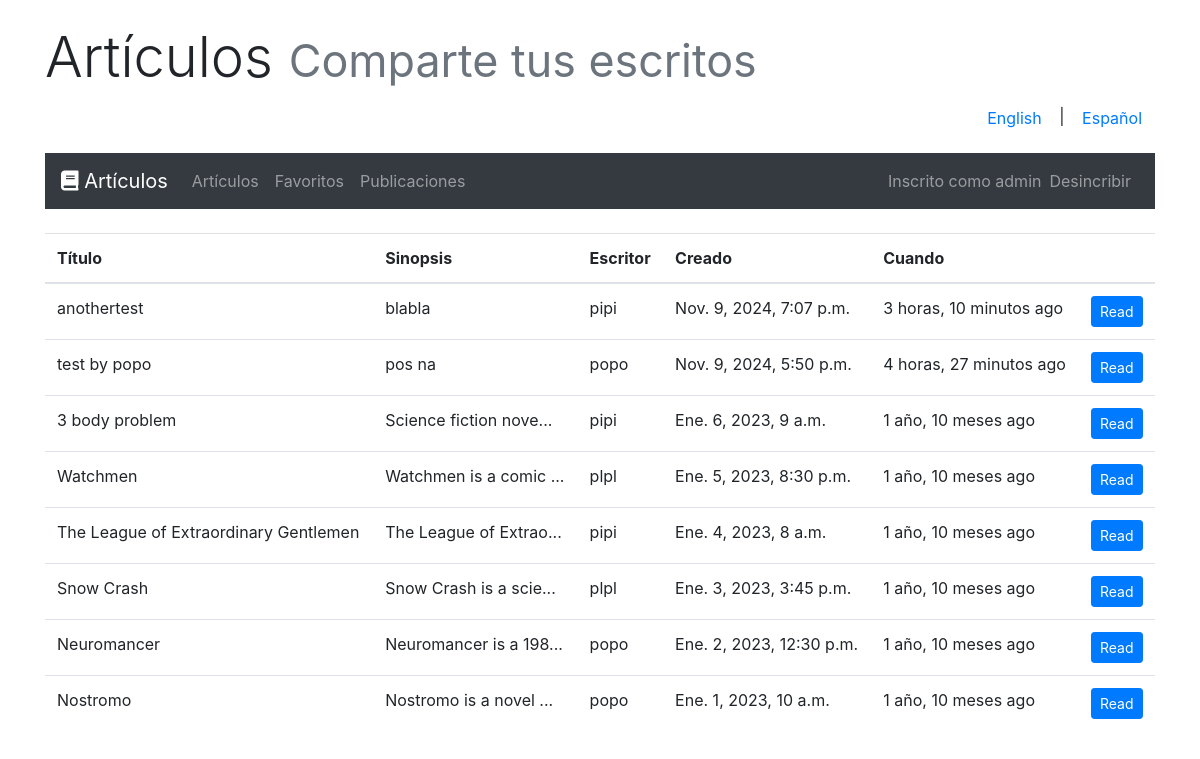
The app's page /articles/ (signed in) with its own data.
### articles/models.py (models this page shows, shortened)
class Article(models.Model):
    title = models.CharField(max_length=64, null=False)
    author = models.ForeignKey(User, on_delete=models.CASCADE, null=False)
    created = models.DateTimeField(auto_now_add=True, null=False)
    synopsis = models.CharField(max_length=312, null=False)
    content = models.TextField(null=False)

### articles/views.py (the view)
# urls.py: path('articles/', views.ArticleListView.as_view(), name='articles'),
class ArticleListView(ListView):
    model = Article
    template_name = 'articles/article_list.html'
    context_object_name = 'articles'
    ordering = ['-created']

### articles/templatetags/article_extras.py (called while the page is built)
@register.filter
def truncate_chars(value, max_length=20):
    if len(value) > max_length:
        return value[:max_length] + "..."
    return value

@register.filter
def time_since(value):
    return timesince(value) + " ago"

### articles/templates/articles/article_list.html (shortened to what this page needs)
{% extends 'base.html' %}
{% load article_extras %}
{% load i18n %}
{% block content %}
<table class="table">
    <thead>
        <tr>
            <th>{% trans "Title" %}</th>
            <th>{% trans "Synopsis" %}</th>
            <th>{% trans "Writer" %}</th>
            <th>{% trans "Created" %}</th>
            <th>{% trans "When" %}</th>
            <th></th>
        </tr>
    </thead>
    <tbody>
        {% for article in articles %}
        <tr>
            <td>{{ article.title }}</td>
            <td>{{ article.synopsis|truncate_chars:20 }}</td>
            <td>{{ article.author.username }}</td>
            <td>{{ article.created }}</td>
            <td>{{ article.created|time_since }}</td>
            <td><a href="{% url 'article_detail' article.pk %}" class="btn btn-primary btn-sm">Read</a></td>
        </tr>
        {% endfor %}
    </tbody>
</table>
{% endblock %}

### articles/templates/base.html (shortened to what this page needs)
{% load i18n %}
<!DOCTYPE html>
<html lang="en">
<head>
    <link href="https://stackpath.bootstrapcdn.com/bootstrap/4.5.2/css/bootstrap.min.css" rel="stylesheet">
    <link rel="stylesheet" href="https://cdnjs.cloudflare.com/ajax/libs/font-awesome/5.15.4/css/all.min.css">
</head>
<body>
    <div class="container mt-4">
        <h1 class="display-4">{% trans "Articles" %} <small class="text-muted">{% trans "Share your writings" %}</small></h1>
        <div class="text-right">
            <form action="{% url 'set_language' %}" method="post">
                <button type="submit" name="language" value="en" class="btn btn-link">English</button> |
                <button type="submit" name="language" value="es" class="btn btn-link">Español</button>
            </form>
        </div>
        <nav class="navbar navbar-expand-lg navbar-dark bg-dark mt-3 mb-4">
            <a class="navbar-brand" href="{% url 'home' %}">
                <i class="fas fa-book"></i> {% trans "Articles" %}
            </a>
            <div class="collapse navbar-collapse">
                <ul class="navbar-nav mr-auto">
                    <li class="nav-item">
                        <a class="nav-link" href="{% url 'articles' %}">{% trans "Articles" %}</a>
                    </li>
                    {% if user.is_authenticated %}
                        <li class="nav-item">
                            <a class="nav-link" href="{% url 'favourites' %}">{% trans "Favourites" %}</a>
                        </li>
                        <li class="nav-item">
                            <a class="nav-link" href="{% url 'publish_article' %}">{% trans "Publications" %}</a>
                        </li>
                    {% else %}
                        <li class="nav-item">
                            <a class="nav-link" href="{% url 'register' %}">{% trans "Register" %}</a>
                        </li>
                    {% endif %}
                </ul>
                <ul class="navbar-nav ml-auto">
                    {% if user.is_authenticated %}
                        <li class="nav-item">
                            <span class="navbar-text">{% trans "Logged as" %} {{ user.username }}</span>
                        </li>
                        <li class="nav-item">
                            <a class="nav-link" href="{% url 'logout' %}">{% trans "Logout" %}</a>
                        </li>
                    {% endif %}
                </ul>
            </div>
        </nav>
        <div>
            {% block content %}{% endblock %}
        </div>
    </div>
</body>
</html>

### articles/templates/articles/article_list.html (style rules this page uses)
.table th { background-color: #ffffff; border-bottom: 2px solid #dee2e6; }
.table td { border-top: 1px solid #dee2e6; }

### records on screen
Article: title "anothertest", synopsis "blabla", author.username "pipi", created "Nov. 9, 2024, 7:07 p.m.", created "3 horas, 10 minutos ago"
Article: title "test by popo", synopsis "pos na", author.username "popo", created "Nov. 9, 2024, 5:50 p.m.", created "4 horas, 27 minutos ago"
Article: title "3 body problem", synopsis "Science fiction nove...", author.username "pipi", created "Ene. 6, 2023, 9 a.m.", created "1 año, 10 meses ago"
Article: title "Watchmen", synopsis "Watchmen is a comic ...", author.username "plpl", created "Ene. 5, 2023, 8:30 p.m.", created "1 año, 10 meses ago"
Article: title "The League of Extraordinary Gentlemen", synopsis "The League of Extrao...", author.username "pipi", created "Ene. 4, 2023, 8 a.m.", created "1 año, 10 meses ago"
Article: title "Snow Crash", synopsis "Snow Crash is a scie...", author.username "plpl", created "Ene. 3, 2023, 3:45 p.m.", created "1 año, 10 meses ago"
Article: title "Neuromancer", synopsis "Neuromancer is a 198...", author.username "popo", created "Ene. 2, 2023, 12:30 p.m.", created "1 año, 10 meses ago"
Article: title "Nostromo", synopsis "Nostromo is a novel ...", author.username "popo", created "Ene. 1, 2023, 10 a.m.", created "1 año, 10 meses ago"

### other values on screen
{{ user.username }} "admin"
